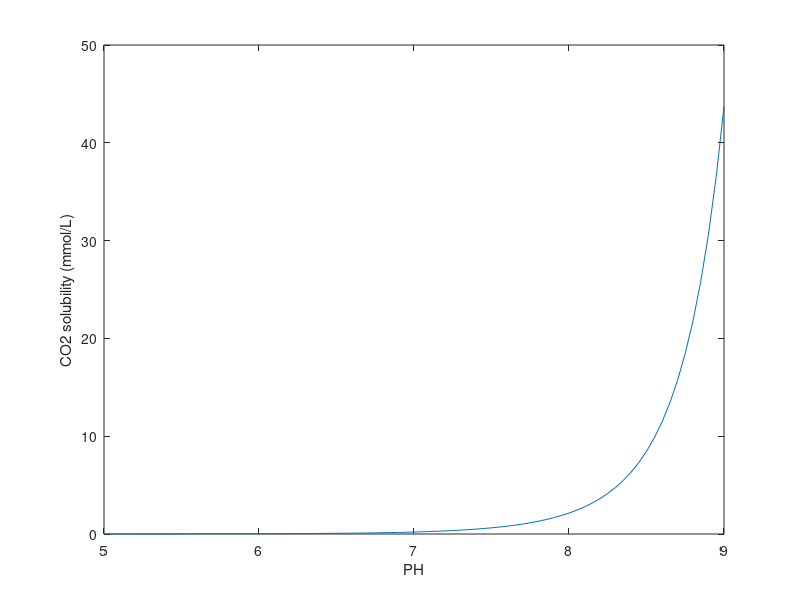
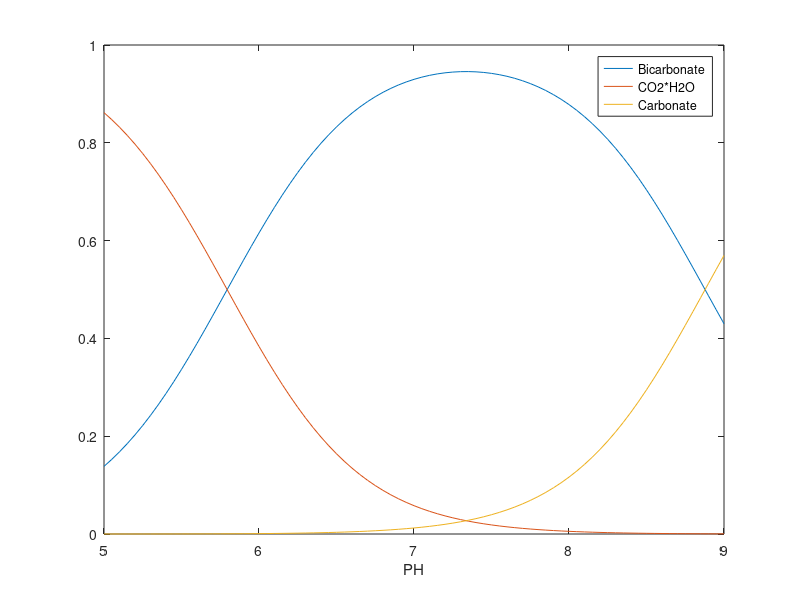

Write the MATLAB code that produced these figures, in order.
% lamba=1;
% W=linspace(0,1,1000);
% E=0.8;
% yn0=0.3;
% Yn_1=0.2;
% ynStar=0.325;
% yn=exp(E*lamba.*W)*(yn0-Yn_1)+Yn_1;
% eg=linspace(0,1,10000);
% NG=-2.3*log10(1-eg);
% plot(eg,NG)

close all;
T=273+30;
S=35;
% Kc1=16.11e-7; % T=30+273 and Salinity=0.0035
% Kc2=13.34e-10; % T=30+273 and Salinity=0.0035
pK1=-43.6977-0.0129037*S+1.364*10^-4*S*S+2885.378/T+7.04515*log(T)
Kc1=10^-pK1
pK2=-452.0940+13.142162*S-8.101*10^-4*S*S+21263.61/T+68.483143*log(T)+(-581.4428*S+0.259601*S*S)/T-1.967035*S*log(T)
Kc2=10^-pK2
KH=0.034;%Henry's law constant for solubility in water at 298.15 K (mol/(kg*bar))   https://webbook.nist.gov/cgi/cbook.cgi?ID=C124389&Mask=10#Solubility
temperatureDependenceConstant=2400;
HCO2=KH*exp(temperatureDependenceConstant*(1/T - 1/298.15));% mol/kg/bar at T=30+273 
Pco2=0.00039212775; %bar
PH=5:0.05:9;
H=10.^(-PH);
EffctiveHenryConstant=HCO2*(1+Kc1./H+Kc1*Kc2./H./H);
CTotal=EffctiveHenryConstant*Pco2*1000; % mol/L to mmol/L
 
plot(PH,CTotal);
xlabel('PH');
ylabel('CO2 solubility (mmol/L)')
HCO3=H.*Kc1./(H.*H+H.*Kc1+Kc1*Kc2).*CTotal;
H2CO3=H.*H./(H.*H+H.*Kc1+Kc1*Kc2).*CTotal;
CO3=Kc1*Kc2./(H.*H+H.*Kc1+Kc1*Kc2).*CTotal;
figure;
plot(PH,HCO3./CTotal);
hold on;
plot(PH,H2CO3./CTotal);
plot(PH,CO3./CTotal);
xlabel('PH');
legend('Bicarbonate','CO2*H2O','Carbonate')
